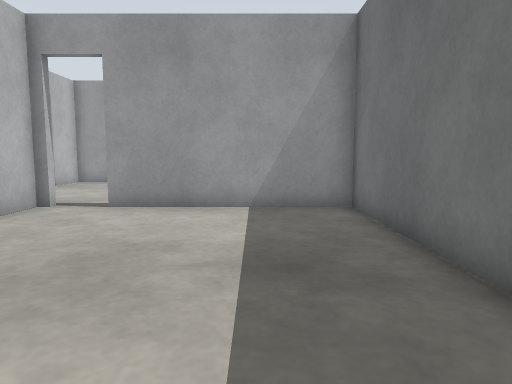
[1] (above)

23 first-person views from a walk through a world built for the Gazebo simulator. The camera is 0.72 m above the floor, tilts 6° down and sees 70° across. The floor is counted in squares, 0.5 m on a side. Each view is taken from the middle of a square. On the plan, view 1 faces up. The plan holds only what a view shows up to about 16 squares ahead; the rest is blank. The place goes on beyond the plan.

[2]
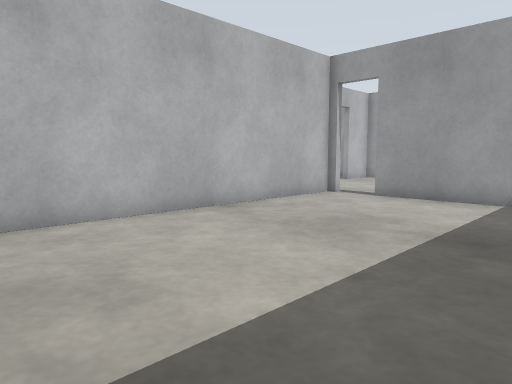

[3]
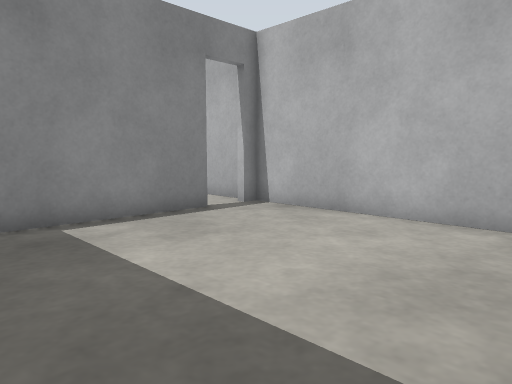

[4]
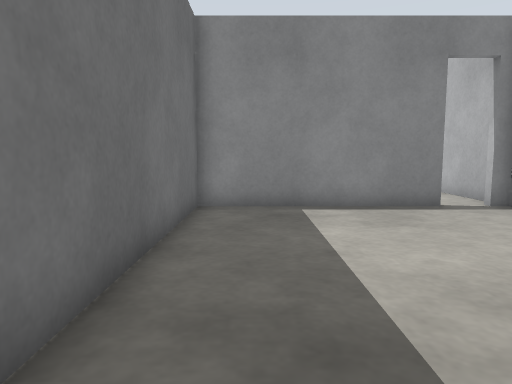

[5]
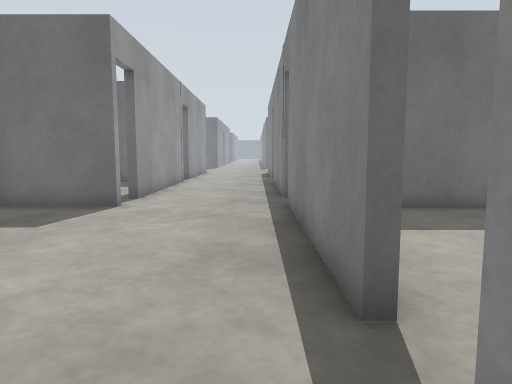

[6]
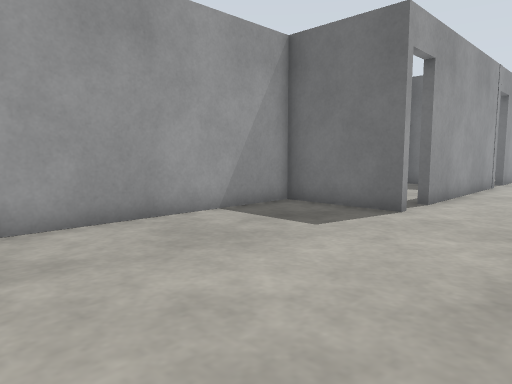

[7]
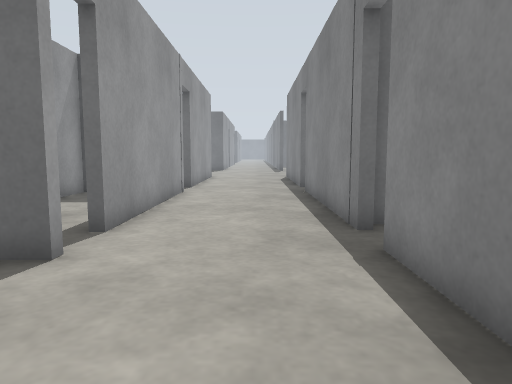

[8]
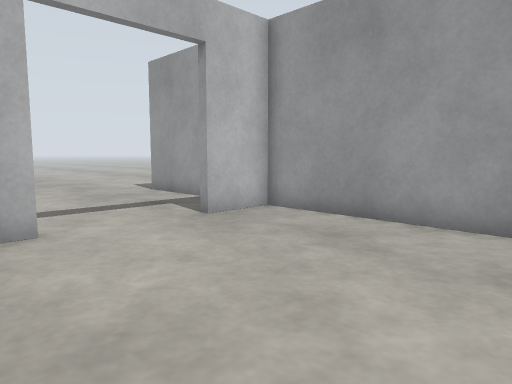

[9]
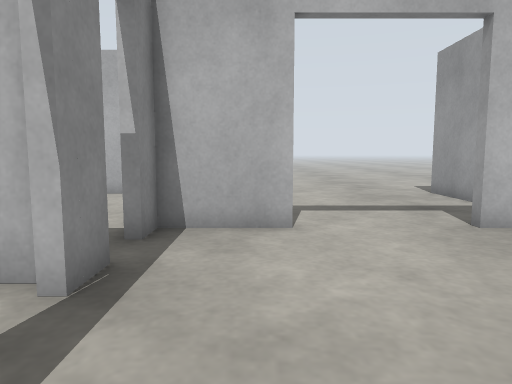

[10]
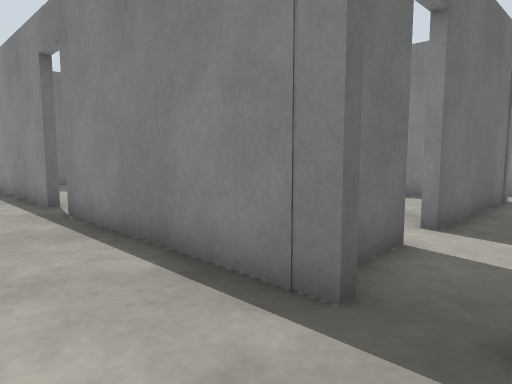

[11]
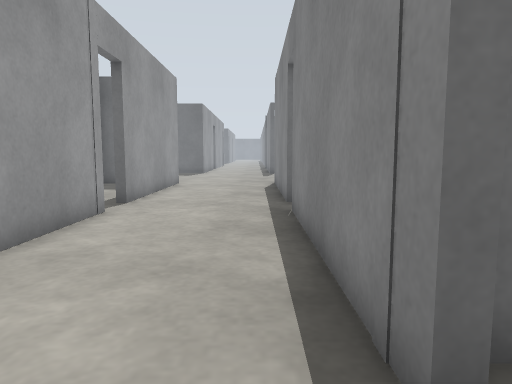

[12]
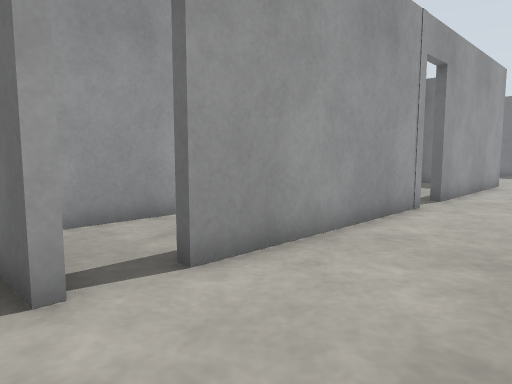

[13]
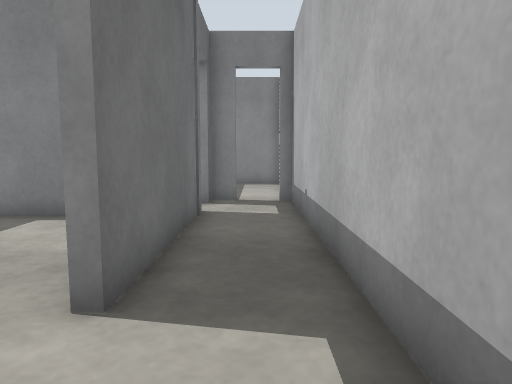

[14]
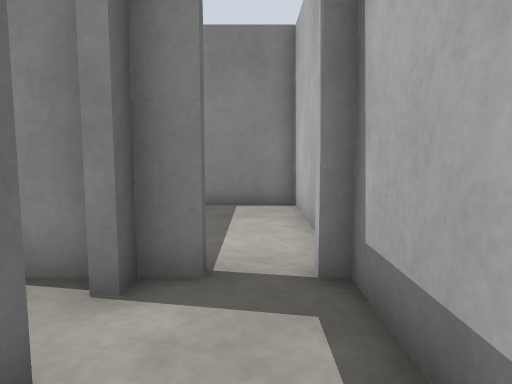

[15]
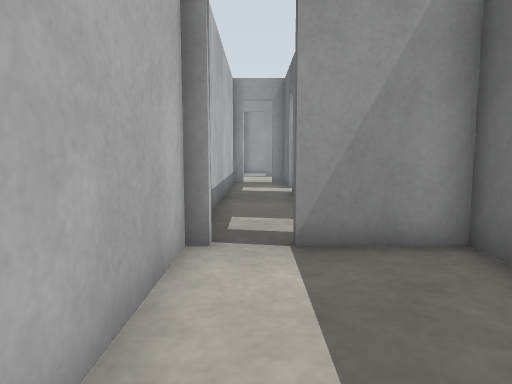

[16]
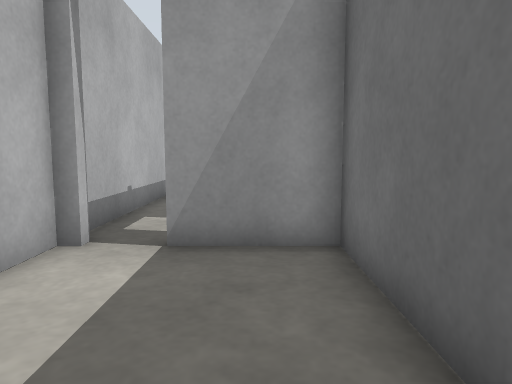

[17]
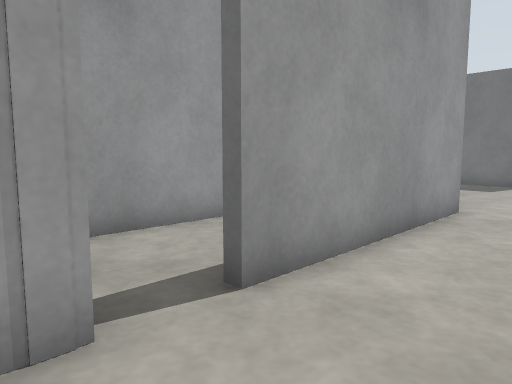

[18]
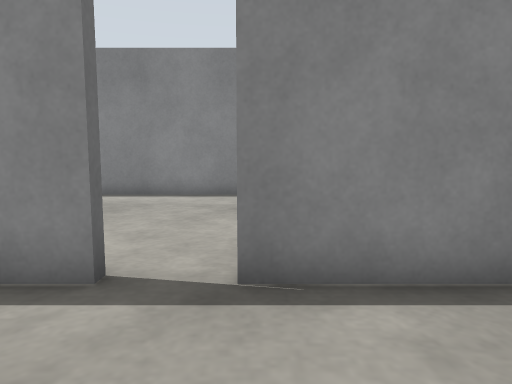

[19]
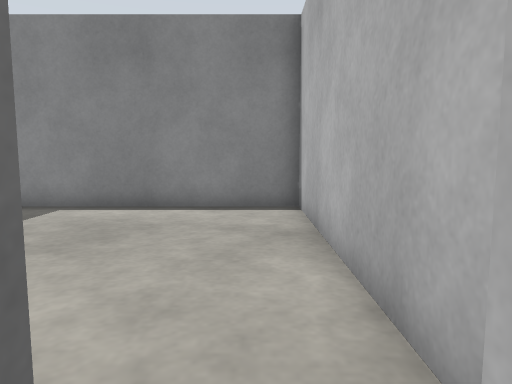

[20]
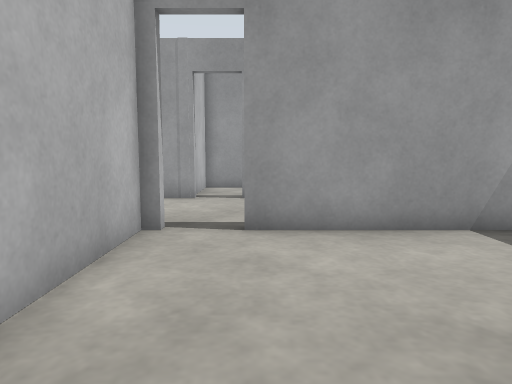

[21]
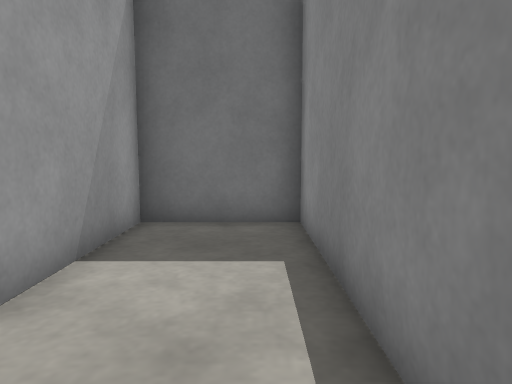

[22]
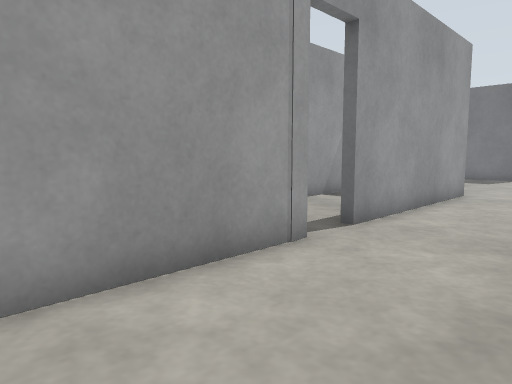

[23]
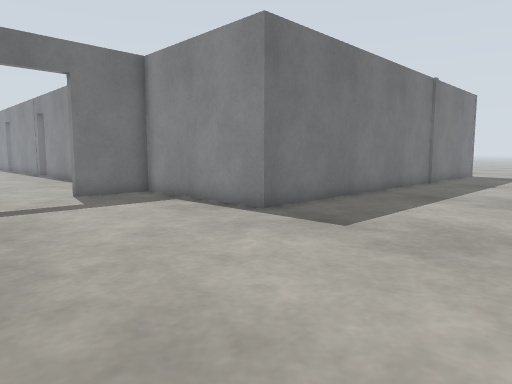

### Floor plan
Ten units are one square. View 1 is at (0, 0); x grows to the right and y downward. Boxes are objects, and circles mark ways between rooms. Rooms are numbered by the first view taken in them; rooms with no view inside come last. Other rooms are left out.
<svg viewBox="-165 -189 355 280">
<path fill="none" stroke="#000" d="M-59 -98 -59 29M-41 29 26 29 26 -98 -40 -98M32 -148 28 -148 28 -184 -90 -184 -90 -164M48 -101 123 -101M-40 -101 34 -101M121 -148 45 -148M-67 -101 -55 -101M138 -101 185 -101M-90 -127 -90 -101 -80 -101M185 -148 135 -148M54 -72 54 -96M29 -80 29 21M54 1 54 -58M73 63 73 24 46 24M29 24 29 86 55 86M118 -98 118 -12 185 -12M185 -98 137 -98M52 -151 116 -151 116 -184 41 -184M-154 -5 -154 -101 -93 -101 -93 -127M-121 -184 -155 -184M185 -184 118 -184 118 -159"/>
<circle cx="-45" cy="-100" r="3" fill="#2a7"/>
<circle cx="40" cy="-100" r="3" fill="#2a7"/>
<circle cx="130" cy="-100" r="3" fill="#2a7"/>
<circle cx="35" cy="-150" r="3" fill="#2a7"/>
<circle cx="-90" cy="-145" r="3" fill="#2a7"/>
<circle cx="125" cy="-150" r="3" fill="#2a7"/>
<circle cx="40" cy="20" r="3" fill="#2a7"/>
<text x="-20" y="-40">1</text>
<text x="30" y="-130">2</text>
<text x="40" y="-40">3</text>
<text x="50" y="50">4</text>
<text x="150" y="-60">5</text>
<text x="70" y="-170">6</text>
<text x="-160" y="-50">7</text>
<text x="150" y="-170">8</text>
</svg>
Room 1 opens to room 2. Room 2 opens to room 3. Room 2 opens to room 5. Room 2 opens to room 6. Room 2 opens to room 7. Room 2 opens to room 8. Room 3 opens to room 4.

Where each view was taken, in squares from view 1:
view 1: 0 up, 0 right, facing up
view 2: 2 down, 2 right, facing up-left
view 3: 5 up, 2 right, facing down-left
view 4: 7 up, 1 right, facing down
view 5: 11 up, 7 left, facing right
view 6: 11 up, 6 left, facing up-right
view 7: 12 up, 2 left, facing right
view 8: 11 up, 2 left, facing up-left
view 9: 12 up, 2 left, facing left
view 10: 13 up, 3 right, facing down-right
view 11: 11 up, 3 right, facing right
view 12: 11 up, 2 right, facing up-right
view 13: 9 up, 4 right, facing down
view 14: 2 up, 4 right, facing down
view 15: 8 down, 4 right, facing up
view 16: 8 down, 6 right, facing up
view 17: 12 up, 11 right, facing up-right
view 18: 14 up, 12 right, facing down
view 19: 11 up, 13 right, facing down
view 20: 3 up, 14 right, facing up
view 21: 16 up, 4 right, facing right
view 22: 11 up, 7 right, facing up-right
view 23: 17 up, 22 left, facing down-right
